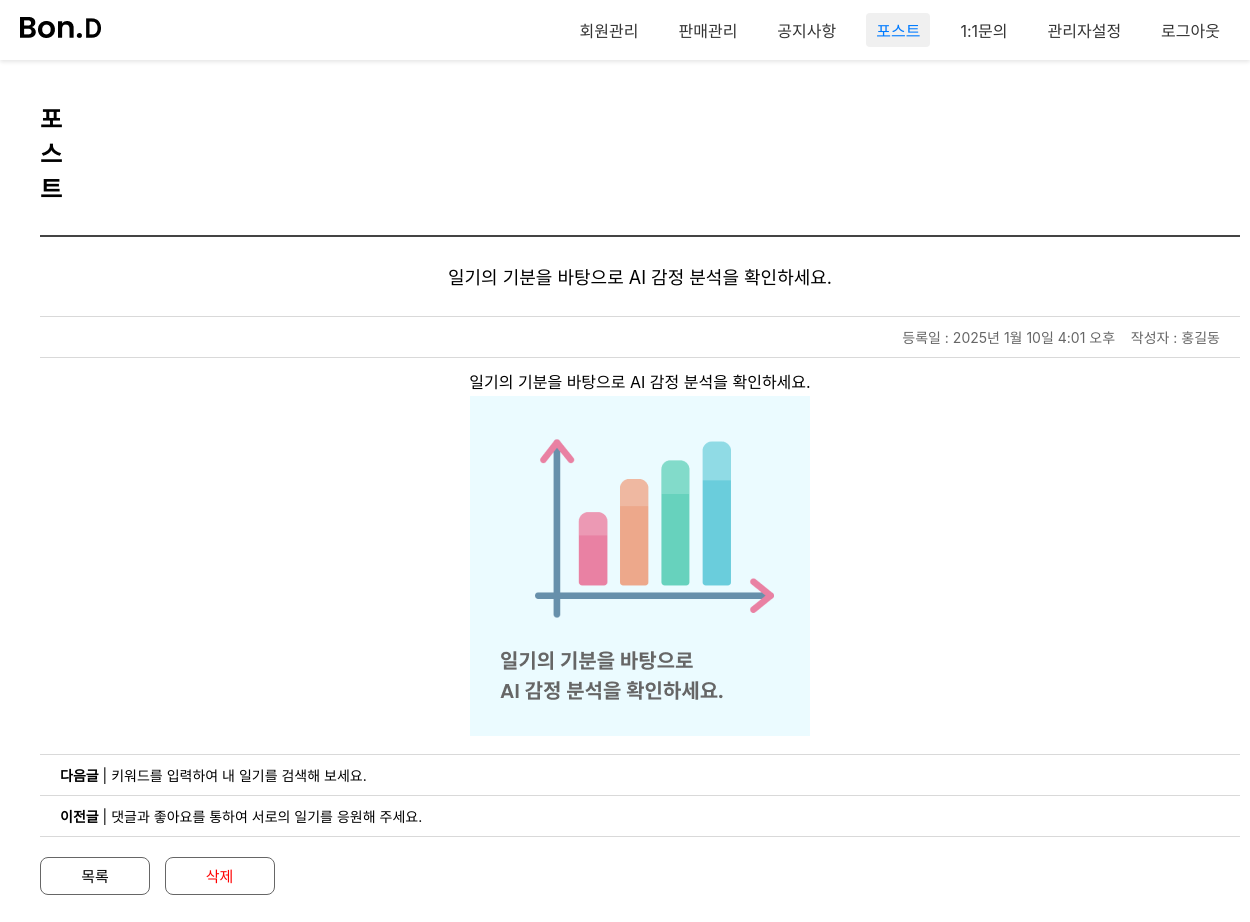
/admin1/admin_postView/22/, run on the app's committed database.
### customer/models.py (models this page shows, shortened)
class NoticeBoard(models.Model):
  bno = models.AutoField(primary_key=True)
  member = models.ForeignKey(Administrator,on_delete=models.SET_NULL, null=True)
  btitle = models.CharField(max_length=1000)
  bcontent = models.TextField()
  bdate = models.DateTimeField(auto_now_add=True)
  bfile = models.ImageField(null=True, blank=True, upload_to='uploads/')
  bfile_thumbnail = models.ImageField(null=True, blank=True, upload_to='uploads/')
  userid = models.CharField(max_length=100,null=True, blank=True)
  bmail = models.CharField(max_length=100, null=True, blank=True)
  category = models.IntegerField(null=True, blank=False)
  status = models.CharField(max_length=50, null=True, blank=True)

### admin1/models.py (models this page shows, shortened)
class Administrator(models.Model):
  ano = models.IntegerField(default=0)
  id = models.CharField(max_length=50,primary_key=True)
  pw = models.CharField(max_length=100)
  name = models.CharField(max_length=100)
  nickname = models.CharField(max_length=100,default='관리자')
  tel = models.CharField(max_length=20,default='010-0000-0000')
  role = models.IntegerField()
  adate = models.DateTimeField(auto_now=True)

### admin1/views.py (the view)
# urls.py: path('admin_postView/<int:bno>/', views.admin_postView, name="admin_notiView"),
def admin_postView(request, bno):
	qs = NoticeBoard.objects.get(bno=bno)
	prev_qs = NoticeBoard.objects.filter(bno__lt=bno, category=2).order_by('-bno').first()
	next_qs = NoticeBoard.objects.filter(bno__gt=bno, category=2).order_by('bno').first()
	context = {
		"post": qs,
		"prev_board": prev_qs,
		"next_board": next_qs,
	}
	return render(request, 'admin_postView.html', context)

### admin1/templates/admin_postView.html (shortened to what this page needs)
{% load static %}
<!DOCTYPE html>
<html lang="ko">
<head>
<link rel="stylesheet" href="{% static 'css/admin1/admin_notiWrite.css'%}">
<link rel="stylesheet" href="{% static 'css/admin1/admin_login.css'%}">
</head>
<body>
	<nav class="gnb">
		<a href="#" class="logo"><img src="/static/images/admin1/logo_sample.png" alt=""></a>
		<div class="menu">
			<a href="/admin1/admin_memList/">회원관리</a>
			<a href="#">판매관리</a>
			<a href="/admin1/admin_noticeList/">공지사항</a>
			<a href="/admin1/admin_postList/" class='active'>포스트</a>
			<a href="/admin1/admin_qList/" >1:1문의</a>
			<a href="/admin1/admin_adminList/">관리자설정</a>
			<a id='a_logout'>로그아웃</a>
		</div>
	</nav>
	<div class="container">
		<div class="con_header">
			<h2>포스트</h2>
		</div>
		<div id="view_wrap">
			<table>
				<tr class="first_row">
					<td colspan='2'>{{post.btitle}}</td>
				</tr>
				<tr class='info_row'>
					<td colspan='2'>등록일 : {{post.bdate}}&nbsp&nbsp&nbsp&nbsp작성자 : {{post.member.name}}</td>
				</tr>
				<tr>
					<td colspan="2" class='content'>
						{{post.bcontent}}
						<br>
						{% if post.bfile %}
						<img src="{{post.bfile.url}}" alt="{{post.bfile}}">
						{% endif %}
				</tr>
				<tr>
					<td colspan="2"><strong>다음글</strong> <span class="separator">|</span><a href="/admin1/admin_postView/{{next_board.bno}}/">&nbsp{{next_board.btitle}}</a></td>
				</tr>
				<tr>
					<td colspan="2"><strong>이전글</strong> <span class="separator">|</span><a href="/admin1/admin_postView/{{prev_board.bno}}/">&nbsp{{prev_board.btitle}}</a></td>
				</tr>
			</table>
			<button type='button' id='pBtn'>목록</button>
			<button type='button' id='delBtn' style='color:red;'>삭제</button>
		</div>
	</div>
</body>
</html>

### static/css/admin1/admin_notiWrite.css (style rules this page uses)
* { margin: 0; padding: 0; font-family: "Pretendard Variable", Pretendard, -apple-system, BlinkMacSystemFont, system-ui, Roboto, "Helvetica Neue", "Segoe UI", "Apple SD Gothic Neo", "Noto Sans KR", "Malgun Gothic", "Apple Color Emoji", "Segoe UI Emoji", "Segoe UI Symbol", sans-serif; }
.container { width: 100%; height: 1200px; padding: 40px 40px 0 40px; box-sizing: border-box; margin-bottom: 40px; }
.con_header { display: flex; gap: 10px; }
.con_header h2 { margin-right: 1520px; }
#view_wrap table { margin-top: 30px; width: 1200px; border-collapse: collapse; margin-bottom: 20px; }
#view_wrap table td { padding: 10px 20px; box-sizing: border-box; }
#view_wrap table .first_row { text-align: center; height: 80px; font-size: 18px; border-top: 2px solid #444; border-bottom: 1px solid #d9d9d9; }
#view_wrap table .info_row { text-align: right; height: 28px; font-size: 14px; color: #666; border-bottom: 1px solid #d9d9d9; }
#view_wrap table .content { text-align: center; font-size: 16px; line-height: 28px; height: 30px; border-bottom: 1px solid #d9d9d9; }
#view_wrap table tr { font-size: 14px; height: 24px; border-bottom: 1px solid #d9d9d9; }
#view_wrap table img { margin: 0 auto; }
#view_wrap button { width: 110px; height: 38px; font-size: 15px; margin-bottom: 40px; margin-right: 10px; background: #fff; border: 1px solid #666; border-radius: 8px; cursor: pointer; }

### static/css/admin1/admin_login.css (style rules this page uses)
* { margin: 0; padding: 0; font-family: "Pretendard Variable", Pretendard, -apple-system, BlinkMacSystemFont, system-ui, Roboto, "Helvetica Neue", "Segoe UI", "Apple SD Gothic Neo", "Noto Sans KR", "Malgun Gothic", "Apple Color Emoji", "Segoe UI Emoji", "Segoe UI Symbol", sans-serif; }
a { text-decoration: none; color: inherit; cursor: pointer; }
.gnb { display: flex; align-items: center; justify-content: space-between; height: 60px; background-color: #ffffff; padding: 0 20px; box-shadow: 0 2px 4px rgba(0, 0, 0, 0.1); }
.gnb .logo { font-size: 20px; font-weight: bold; color: #333; text-decoration: none; }
.gnb .menu { display: flex; gap: 20px; }
.gnb .menu a { text-decoration: none; color: #333; font-size: 16px; padding: 5px 10px; border-radius: 4px; transition: background-color 0.3s, color 0.3s; }
.gnb .menu a:hover, .gnb .menu a.active { background-color: #f0f0f0; color: #007bff; }

### data on the page
NoticeBoard: btitle "일기의 기분을 바탕으로 AI 감정 분석을 확인하세요.", bdate "2025년 1월 10일 4:01 오후", member.name "홍길동", bcontent "일기의 기분을 바탕으로 AI 감정 분석을 확인하세요.", bfile (picture)
NoticeBoard: btitle "키워드를 입력하여 내 일기를 검색해 보세요."
NoticeBoard: btitle "댓글과 좋아요를 통하여 서로의 일기를 응원해 주세요."
